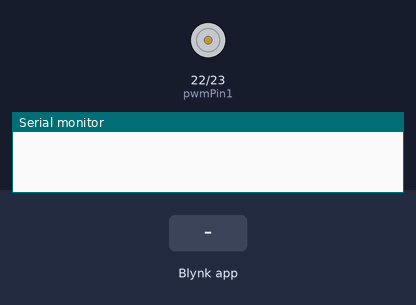
The sketch below on a simulated ESP32. On the bench: motor-driver pin pairs drawn as motors (green arrow = first pin HIGH = forward, orange = second pin HIGH = backward, longer = more drive), the last lines printed to the serial monitor. The test bench sets the inputs (shaded band). WiFi joins after 1.5 s; servers stay silent unless stated.

Above: at 3.0 s.
3.1 s: Blynk app writes 1 to V7
At 4.3 s:
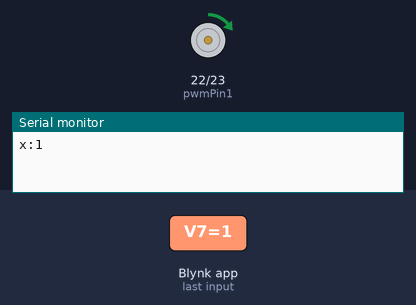
4.6 s: Blynk app writes 200 to V7
At 5.5 s:
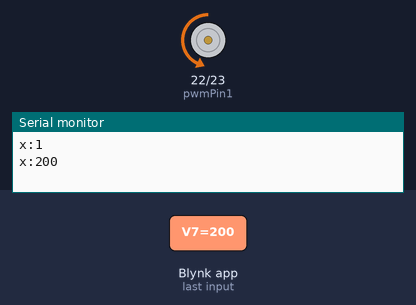
Timing chart, 0 to 7.6 s (numbered marks = the images above; inputs shaded):
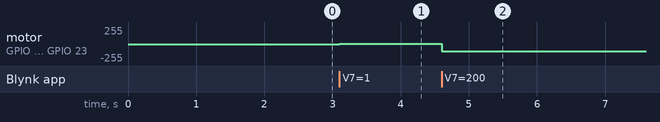

Measured:
- after the input at 3.1 s, motor on GPIO 22 (pwmPin1) / GPIO 23 (pwmPin2): stopped → forward 2/255 at once
- after the input at 4.6 s, motor on GPIO 22 (pwmPin1) / GPIO 23 (pwmPin2): forward 2/255 → backward 112/255 at once

The sketch:

sketch_oct26a.ino
```cpp
/*#include <WiFi.h>

// WiFiの設定
const char* ssid = "59669938-2.4G"; // 各自のルータのSSIDを記入
const char* password = "91828122"; // 各自のルータのパスワードを記入

// サーバーの設定
WiFiServer server(80);
String header; // HTTPリクエストのヘッダー

// LEDピンの設定
const int ledPin = 23;
bool ledState = LOW;

void setup() {
  // シリアルモニタの初期化
  Serial.begin(115200);

  // LEDピンを出力モードに設定
  pinMode(ledPin, OUTPUT);
  digitalWrite(ledPin, ledState);

  // WiFi接続
  Serial.println("WiFiに接続中...");
  WiFi.begin(ssid, password);

  while (WiFi.status() != WL_CONNECTED) {
    delay(1000);
    Serial.print(".");
  }
  Serial.println("\nWiFiに接続完了!");
  Serial.println("IPアドレス: ");
  Serial.println(WiFi.localIP());

  // サーバーを開始
  server.begin();
}

void loop() {
  WiFiClient client = server.available(); // クライアント接続の確認

  if (client) { // クライアントが接続した場合
    Serial.println("クライアントが接続しました");
    String currentLine = ""; // 現在の受信行を保存

    while (client.connected()) {
      if (client.available()) { // データが利用可能か確認
        char c = client.read();
        header += c;
        Serial.write(c);

        // 行が終わった場合
        if (c == '\n') {
          // HTTPリクエストの終了を確認
          if (currentLine.length() == 0) {
            // リクエストに応じてLEDを制御
            if (header.indexOf("GET /LED_ON") >= 0) {
              Serial.println("LED ON");
              ledState = HIGH;
              digitalWrite(ledPin, ledState);
            } else if (header.indexOf("GET /LED_OFF") >= 0) {
              Serial.println("LED OFF");
              ledState = LOW;
              digitalWrite(ledPin, ledState);
            }

            // HTTPレスポンスを送信
            client.println("HTTP/1.1 200 OK");
            client.println("Content-type:text/html");
            client.println("Connection: close");
            client.println();

            // HTMLを生成
            client.println("<!DOCTYPE html><html>");
            client.println("<head><title>ESP32 LED Control</title></head>");
            client.println("<body>");
            client.println("<h1>ESP32 LED Control</h1>");
            client.println("<p>LED is currently " + String(ledState ? "ON" : "OFF") + "</p>");
            client.println("<p><a href=\"/LED_ON\">Turn ON</a></p>");
            client.println("<p><a href=\"/LED_OFF\">Turn OFF</a></p>");
            client.println("</body></html>");

            // HTTPリクエストの処理終了
            break;
          } else {
            currentLine = ""; // 次の行に進む
          }
        } else if (c != '\r') {
          currentLine += c; // 受信した行を追加
        }
      }
    }

    // クライアントを切断
    client.stop();
    Serial.println("クライアントを切断しました");

    // ヘッダーのリセット
    header = "";
  }
}*/
#define BLYNK_TEMPLATE_ID "TMPL67mKB2sRj"
#define BLYNK_TEMPLATE_NAME "ESP32"
#define BLYNK_AUTH_TOKEN "YXBMPnfwHh3la8xnIqZPBWCzEXDxHwHu"

#include <WiFi.h>
#include <BlynkSimpleEsp32.h>

char auth[] = "YXBMPnfwHh3la8xnIqZPBWCzEXDxHwHu";       // Blynkアプリから取得
char ssid[] = "59669938-2.4G";            // 2.4GHzのWi-Fi
char pass[] = "91828122";
//char ssid[] = "Robohan.net";
//char pass[] = "robohan2008";

const int pwmChannel1 = 0;
const int pwmChannel2 = 1;
const int pwmFreq = 5000;
const int pwmResolution = 7; // 8bit → 0〜255
const int pwmPin1 = 22;
const int pwmPin2 = 23;


void setup() {
  Serial.begin(115200);
  pinMode(pwmPin1, OUTPUT);
  pinMode(pwmPin2, OUTPUT);
  Blynk.begin(auth, ssid, pass);

  ledcSetup(pwmChannel1, pwmFreq, pwmResolution);
  ledcAttachPin(pwmPin1, pwmChannel1);

  ledcSetup(pwmChannel2, pwmFreq, pwmResolution);
  ledcAttachPin(pwmPin2, pwmChannel2);
}

void setMotor(int8_t speed) {
  if (speed >= 0) {
    ledcWrite(pwmChannel1, speed);
    ledcWrite(pwmChannel2, 0);
  } else {
    ledcWrite(pwmChannel1, 0);
    ledcWrite(pwmChannel2, -speed);
  }
}


void loop() {
  Blynk.run();
}

BLYNK_WRITE(V7) {
  int value = param.asInt();
  Serial.printf("x:%d\n",value);
  setMotor(value);
}

/*BLYNK_WRITE(V8) {
  int value = param.asInt();
  Serial.printf("y:%d\n",value);
  setMotor(value);
  ledcWrite(pwmChannelY, value);
}*/
```
